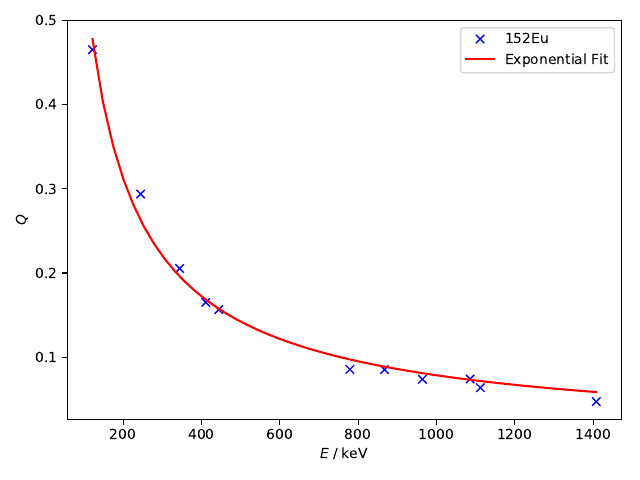

Reproduce this figure in Python.
import numpy as np
import matplotlib.pyplot as plt
from scipy import optimize
from scipy.optimize import curve_fit
from uncertainties import ufloat
import uncertainties.unumpy as unp

E = np.array([121.78, 244.70, 344.30, 411.12, 443.96, 778.90, 867.37, 964.08, 1085.90, 1112.10, 1408.00])
x = np.array([ 308.80, 613.80, 860.70, 1026.51, 1107.93, 1938.62, 2158.39, 2398.18, 2700.41, 2765.02, 3499.69])
W = np.array([28.6, 7.6, 26.5, 2.2, 3.1, 12.9, 4.2, 14.6, 10.2, 13.6, 21.0])
a = np.array([ ufloat(3493.0, 15.0), ufloat(535.0, 9.0), ufloat(1140.0, 6.0), ufloat(74.7, 3.5), ufloat(94.2, 3.0),
    ufloat(143.3, 2.4), ufloat(42.5, 2.1), ufloat(120.3, 2.2), ufloat(67.5, 2.2), ufloat(88.5, 2.6), ufloat(90.7, 1.4)])
b = np.array([ufloat(3.5, 0.0), ufloat(4.2, 0.2), ufloat(5.5, 0.1), ufloat(5.7, 0.6), ufloat(6.4, 0.5), ufloat(14.3, 0.5),
    ufloat(17.1, 2.0), ufloat(19.3, 0.8), ufloat(30.2, 2.3), ufloat(23.2, 1.7), ufloat(28.9, 1.1)])

t = 4111
A = ufloat(1574, 23)
Z = a * unp.sqrt(b * np.pi)
Q = 4 * Z / (0.0538 * A * (W/100)  * t)

#print(Z, unp.sqrt(Z), Q)

#E = np.log(E)
Q = unp.nominal_values(Q)
#print(E)

def exp(x, a, b):
    return a*x**b

params, covariance_matrix = optimize.curve_fit(exp, E, Q)
errors = np.sqrt(np.diag(covariance_matrix))

print('a = {:.3f} ± {:.4f}'.format(params[0], errors[0]))
print('b = {:.3f} ± {:.4f}'.format(params[1], errors[1]))

z = np.linspace(np.min(E), np.max(E))

plt.plot(E, Q, 'bx', label='152Eu')
plt.plot(z, exp(z, *params), 'r-', label='Exponential Fit')
plt.xlabel(r'$E \;/\; $keV')
plt.ylabel(r'$Q$')
plt.legend(loc='best')

plt.tight_layout()
plt.savefig('plot6.pdf')